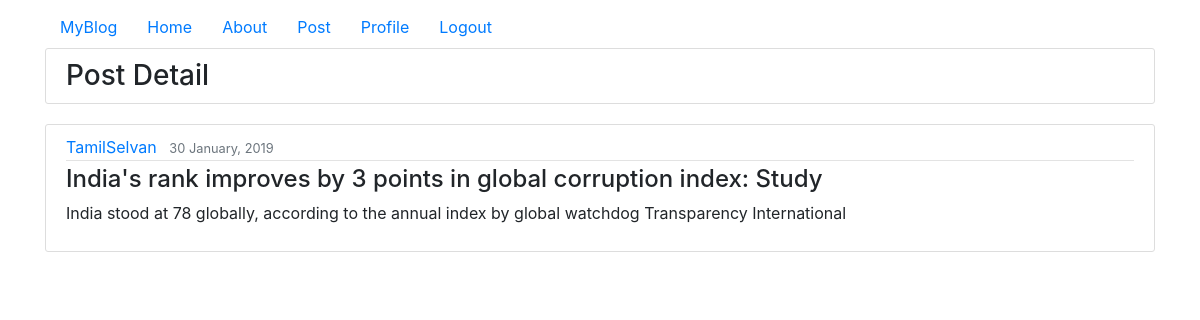
Page /post/10 (signed in) on the committed database.
### myblog/models.py (models this page shows, shortened)
class Post(models.Model):
    title = models.CharField(max_length=100)
    content = models.TextField()
    posted_date = models.DateTimeField(default=timezone.now)
    author = models.ForeignKey(User, on_delete=models.CASCADE)
    class Meta:
        ordering = ['-posted_date']

### myblog/views.py (the view)
# urls.py: path('post/<int:pk>', PostDetailView.as_view(), name='post-detail'),
class PostDetailView(LoginRequiredMixin, DetailView):
    model = Post

### myblog/templates/myblog/post_detail.html (shortened to what this page needs)
{% extends "myblog/base.html" %}
{% block content %}
<h3 class="content-section">Post Detail</h3>
<article class="media content-section">
    <div class="media-body">
        <div class="article-metadata ">
            <a class="mr-2" href="#">{{object.author.username}} </a>
            <small class="text-muted">{{object.posted_date |date:"d F, Y"}}</small>
        </div>
        <h4 class="article-content">{{object.title}}</h4>
        <p class="article-content"> {{object.content}}</p>
    </div>
</article>
{% endblock %}

### myblog/static/myblog/main.css (style rules this page uses)
body { background: #fafafa; color: #333333; margin-top: 5rem; }
h1, h2, h3, h4, h5, h6 { color: #444444; }
.content-section { background: #ffffff; padding: 10px 20px; border: 1px solid #dddddd; border-radius: 3px; margin-bottom: 20px; }
.article-content { white-space: pre-line; }
.article-metadata { padding-bottom: 1px; margin-bottom: 4px; border-bottom: 1px solid #e3e3e3 }

### rows in the picture
Post: author.username "TamilSelvan", posted_date "30 January, 2019", title "India's rank improves by 3 points in global corruption index: Study", content "India stood at 78 globally, according to the annual index by global watchdog Transparency International"
